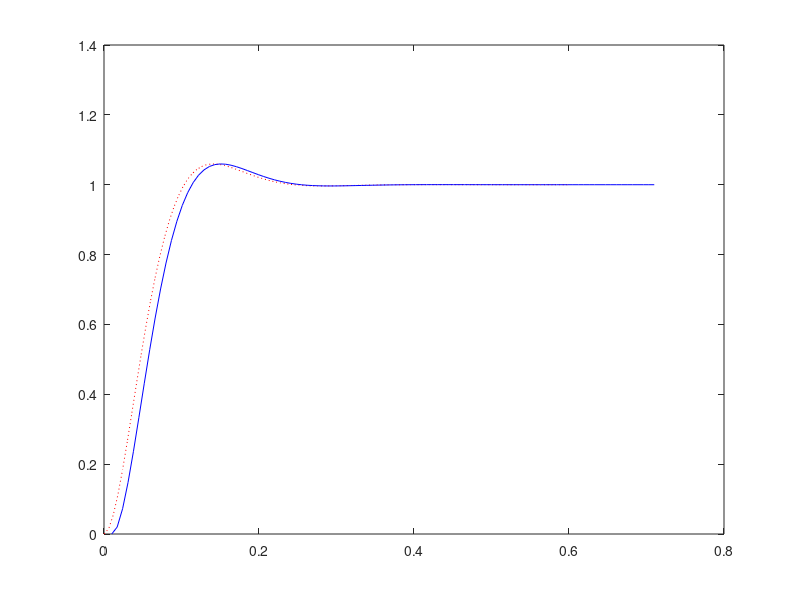
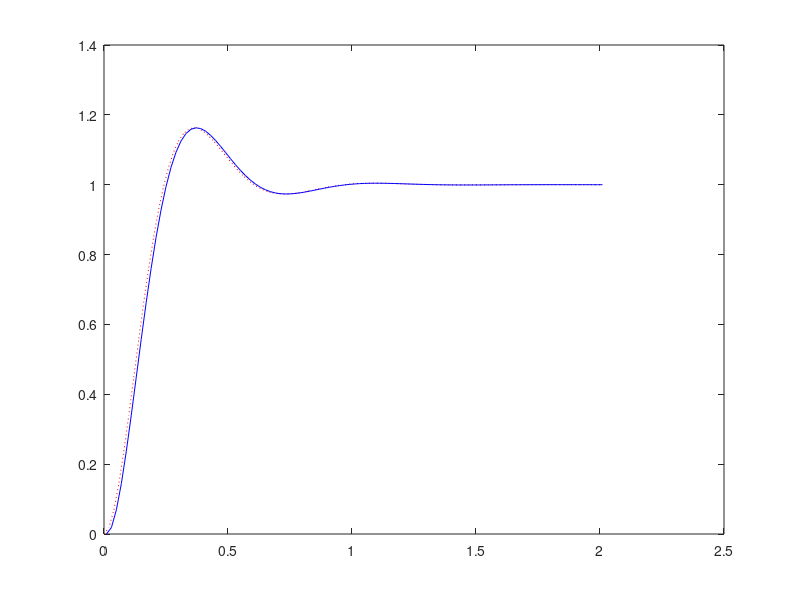

MATLAB code for these plots, in order:
%% Testing the rescaling of the normalized DC motor
% Kjartan Halvorsen
% 2022-09-29

tau = 0.1;
k = 200;
s = tf('s');

% In normalized time and angle-unit

Gn = 1/(s + 1) * 1/s;
Fn = 2.24 * (s+1)/(0.25*s + 1);
Gcn = feedback(Fn*Gn, 1);
[yn, tn] = step(Gcn);

% In regular (SI) unit time and angle in rad
G = k/(tau*s+1) * 1/s;
F = (2.24/(k*tau)) * (s*tau+1)/(0.25*s*tau + 1);
Gc = feedback(F*G, 1);
[y, t] = step(Gc);

figure(1)
clf
plot(t, y, 'r:', tn*tau+0.01, yn, 'b')


% Prop control

Kpn = 1;
Kp = Kpn/(k*tau);

[yn, tn] = step(feedback(Kpn*Gn, 1));
[y, t] = step(feedback(Kp*G, 1));
figure(2)
clf
plot(t, y, 'r:', tn*tau+0.01, yn, 'b')
